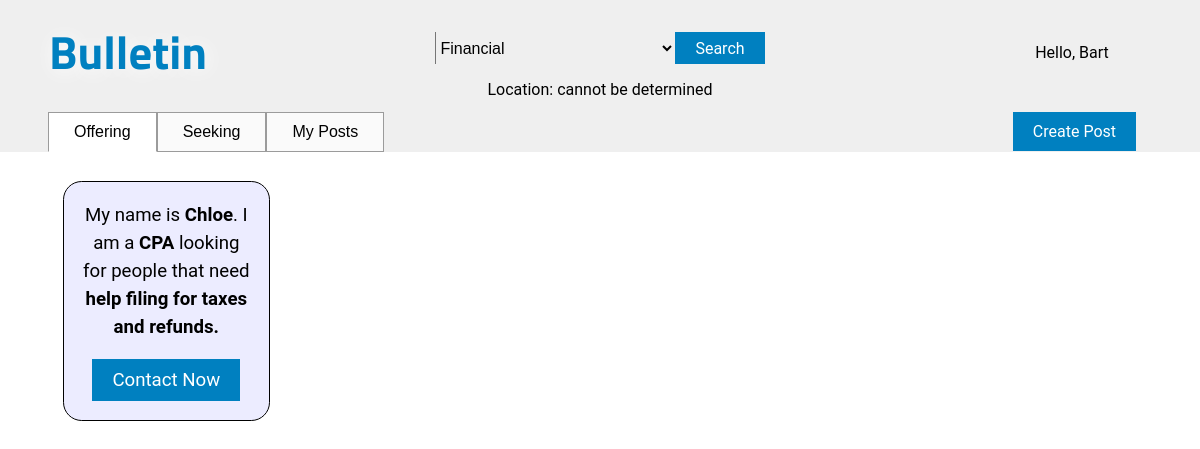
Page /board.php?category=Financial (signed in) on the committed database.
### tables this page shows
CREATE TABLE `post` (
  `ID` int(11) NOT NULL,
  `type` varchar(20) NOT NULL,
  `name` varchar(60) NOT NULL,
  `date` datetime NOT NULL DEFAULT CURRENT_TIMESTAMP,
  `category` varchar(20) NOT NULL,
  `occupation` varchar(20) NOT NULL,
  `body_description` varchar(255) NOT NULL,
  `due_date` varchar(20) DEFAULT NULL,
  `contact` varchar(20) NOT NULL
);

### assets/scripts/model.php (called while the page is built, shortened)
<?php
class accountDatabaseAdapter {
	private $DB;
	public function __construct() {
		$db = 'mysql:dbname=bulletin_db;host=127.0.0.1;charset=utf8';
		$user = 'root';
		$password = '';
		try {
			$this->DB = new PDO ( $db, $user, $password );
			$this->DB->setAttribute ( PDO::ATTR_ERRMODE, PDO::ERRMODE_EXCEPTION );
		} catch ( PDOException $e ) {
			echo ('Error Establishing Connection');
			exit ();
		}
	}
	public function searchOfferingPosts($category){
		$query = "SELECT * FROM post WHERE type ='offering' AND category='" . $category . "';";
		$stmt = $this->DB->prepare ( $query );
		$stmt->execute ();
		$arr = $stmt->fetchAll();
		return $arr;
	}
}
?>

### board.php (the view, shortened to what this page needs)
<?php
include 'assets/scripts/model.php';
$accountDatabaseAdapter = new accountDatabaseAdapter ();
?>
<!DOCTYPE html>
<html>
<head>
<link href="assets/style/main.css" type="text/css" rel="stylesheet">
</head>
<body>
	<div id="head">
		<div class="logo">
			<h1 class="textlogo">Bulletin</h1>
		</div>
		<div class="headright">
			<div class="dropdown">
				<div id="usersname">Hello, <?php echo $_SESSION['user'];?></div>
			</div>
		</div>
		<form id="searchForm" action="assets/scripts/controller.php"
			method="post">
			<div id="searcharea">
				<div class="mainsearch">
					<select id="categories" class="categories" name="categories">
					<?php
					if (isset ( $_GET ['category'] ) && $_GET ['category'] === 'All Categories') {
						echo file_get_contents ( './categories.txt', true );
					} else if (isset ( $_GET ['category'] )) {
						echo '<option selected="selected" value="' . $_GET ['category'] . '">' . $_GET ['category'] . '</option>';
					}
					else {
						echo '<option selected="selected" disabled="disabled">Select a Category</option>';
						echo file_get_contents ( './categories.txt', true );
					}
					?>
				</select>
					<button id="searchbutton">Search</button>
				</div>
				<div id="location"></div>
			</div>
		</form>
	</div>
	<div class="tab">
		<button id="home" class="sectionl" onclick="openPage('Offering')">Offering</button>
		<button class="sectionl" onclick="openPage('Seeking')">Seeking</button>
		<button class="sectionl" onclick="openPage('MyPosts')">My Posts</button>
		<div id="newpostbutton">
			<button class="mainbuttons">Create Post</button>
		</div>
	</div>
	<div id="Offering" class="boardcontent">
	<?php
	if (isset ( $_GET ['category'] ) && ($_GET ['category'] !== 'All Categories')) {
		$arr = $accountDatabaseAdapter->searchOfferingPosts ( $_GET ['category'] );
	} else {
		$arr = $accountDatabaseAdapter->getAllOfferingPosts ();
	}
	if (sizeof ( $arr ) == 0) {
		$result = 'There are currently no offering posts for ' . $_GET ['category'];
		echo $result;
	} else {
		foreach ( array_reverse ( $arr ) as $item ) {
			$result = '<div class="offeringposttemplate"><p class="livepostcontent">My name is <span class="userinputtedfield">' . $item ['name'] . '</span>. I am a <span class="userinputtedfield">' . $item ['occupation'] . '</span> looking for people that need <span class="userinputtedfield">' . $item ['body_description'] . '</span></p><button id="contactbutton" class="USERID" onclick="window.location.href=\'mailto:' . $item ['contact'] . '\'">Contact Now<br></button></div>';
			echo $result;
		}
	}
	?>
	</div>
</body>
</html>

### assets/style/main.css (style rules this page uses)
html, body { margin: 0px; height: 100vh; min-width: 1085px; }
::placeholder { color: #5c5c5c; }
.mainbuttons { background-color: #0080c0; border: none; color: white; padding: 10px 20px; text-align: center; text-decoration: none; font-size: 12pt; font-family: "Roboto"; cursor: pointer; }
#searchbutton { background-color: #0080c0; border: none; color: white; padding: 5px 20px; text-align: center; text-decoration: none; font-size: 12pt; font-family: "Roboto"; cursor: pointer; height: 2em; }
#head { background-color: #efefef; height: 3em; padding: 1em 3em 3em 3em; }
.logo { float: left; width: 10em; }
.textlogo { font-family: 'Titillium Web', sans-serif; font-size: 35pt; color: #0080c0; text-shadow: 2px 2px 20px white; margin: 0; display: flex; flex-direction: column; justify-content: center; align-items: center; }
#searcharea { display: flex; flex-direction: column; justify-content: center; align-items: center; margin: 1em auto; width: 40em; }
.mainsearch { display: flex; justify-content: center; height: 3em; width: 40em; }
.headright { float: right; display: flex; flex-direction: column; justify-content: center; align-items: center; width: 20em; height: 6em; width: 10em; margin-top: -0.5em; }
#usersname { margin-bottom: .5em; font-family: 'Roboto', sans-serif; font-size: 12pt; cursor: pointer; }
#location { font-family: 'Roboto', sans-serif; font-size: 12pt; }
.categories { width: 15em; height: 2em; border-top: none; border-right: none; border-bottom: none; outline: none; font-size: 12pt; }
div.tab { overflow: hidden; background-color: #efefef; padding-left: 3em; }
div.tab button.sectionl { background-color: #fafafa; float: left; border-left: 1px solid #9b9b9b; border-right: 1px solid #9b9b9b; border-top: 1px solid #9b9b9b; border-bottom: 1px solid #9b9b9b; outline: none; cursor: pointer; padding: 10px 25px; transition: 0.1s; font-size: 12pt; }
div.tab button.sectionl.active { background-color: white; border-bottom: 1px solid white; }
#newpostbutton { float: right; margin-right: 4em; }
.boardcontent { display: none; float: left; padding: 1em 3.3em 1em 3.1em; }
.offeringposttemplate { display: inline-block; vertical-align: top; text-align: center; border: 1px solid black; border-radius: 1em; background-color: #ececff; font-size: 14pt; font-family: "Roboto"; margin: .7em; width: 9em; padding: 1em 1em; line-height: 1.5em; }
.livepostcontent { margin-top: 0; }
.userinputtedfield { font-weight: bold; }
#contactbutton { background-color: #0080c0; border: none; color: white; padding: 5px 20px; text-align: center; text-decoration: none; font-size: 14pt; font-family: "Roboto"; cursor: pointer; min-height: 42px; max-width: 160px; }

### rows in the picture
post: name "Chloe", occupation "CPA", body_description "help filing for taxes and refunds."

### other values in the picture
$_SESSION['user'] "Bart"
form field categories "Financial"
